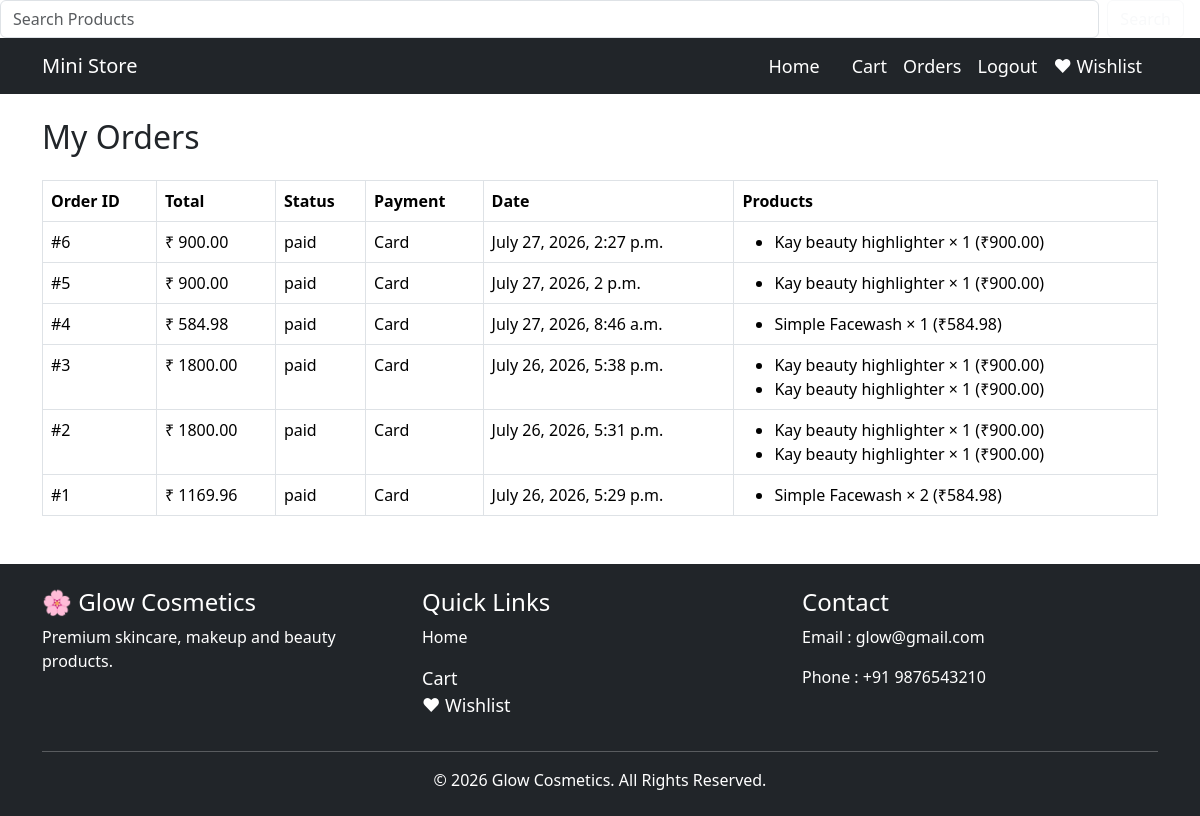
Screenshot of /orders/ (signed in) with the database file from the repository.
### store/models.py (models this page shows, shortened)
class Order(models.Model):
    user = models.ForeignKey(User,on_delete=models.CASCADE,related_name="orders",)
    total_price = models.DecimalField(max_digits=10,decimal_places=2,default=0,)
    status = models.CharField(max_length=50,default="pending",)
    address = models.TextField(default="Not provided",)
    payment_method = models.CharField(max_length=50,default="Card",)
    ordered_at = models.DateTimeField(auto_now_add=True,)

class OrderItem(models.Model):
    order = models.ForeignKey(Order,on_delete=models.CASCADE,related_name="items",)
    product = models.ForeignKey(Product,on_delete=models.CASCADE,)
    quantity = models.PositiveIntegerField(default=1)
    price = models.DecimalField(max_digits=10,decimal_places=2,)

class Product(models.Model):
    name = models.CharField(max_length=100)
    price = models.DecimalField(max_digits=10, decimal_places=2)
    description = models.TextField()
    image = models.ImageField(upload_to='products/')

### store/views.py (the view)
# urls.py: path("orders/", views.order_history, name="order_history"),
@login_required
def order_history(request):
    orders = Order.objects.filter(user=request.user).order_by("-ordered_at")
    return render(request, "order_history.html", {
        "orders": orders
    })

### store/templates/order_history.html
{% extends 'base.html' %}
{% block content %}
<h2 class="mb-4">My Orders</h2>
{% if orders %}
<table class="table table-bordered">
    <thead>
        <tr>
            <th>Order ID</th>
            <th>Total</th>
            <th>Status</th>
            <th>Payment</th>
            <th>Date</th>
            <th>Products</th>
        </tr>
    </thead>
    <tbody>
    {% for order in orders %}
    <tr>
        <td>#{{ order.id }}</td>
        <td>₹ {{ order.total_price }}</td>
        <td>{{ order.status }}</td>
        <td>{{ order.payment_method }}</td>
        <td>{{ order.ordered_at }}</td>
        <td>
            <ul class="mb-0">
            {% for item in order.items.all %}
                <li>
                    {{ item.product.name }}
                    × {{ item.quantity }}
                    (₹{{ item.price }})
                </li>
            {% endfor %}
            </ul>
        </td>
    </tr>
    {% endfor %}
    </tbody>
</table>
{% else %}
<div class="alert alert-info">
    No Orders Yet.
</div>
{% endif %}
{% endblock %}

### rows the page displays
Order: id "6", total_price "900.00", status "paid", payment_method "Card", ordered_at "July 27, 2026, 2:27 p.m."
OrderItem: product.name "Kay beauty highlighter", quantity "1", price "900.00"
Order: id "5", total_price "900.00", status "paid", payment_method "Card", ordered_at "July 27, 2026, 2 p.m."
OrderItem: product.name "Kay beauty highlighter", quantity "1", price "900.00"
Order: id "4", total_price "584.98", status "paid", payment_method "Card", ordered_at "July 27, 2026, 8:46 a.m."
OrderItem: product.name "Simple Facewash", quantity "1", price "584.98"
Order: id "3", total_price "1800.00", status "paid", payment_method "Card", ordered_at "July 26, 2026, 5:38 p.m."
OrderItem: product.name "Kay beauty highlighter", quantity "1", price "900.00"
OrderItem: product.name "Kay beauty highlighter", quantity "1", price "900.00"
Order: id "2", total_price "1800.00", status "paid", payment_method "Card", ordered_at "July 26, 2026, 5:31 p.m."
OrderItem: product.name "Kay beauty highlighter", quantity "1", price "900.00"
OrderItem: product.name "Kay beauty highlighter", quantity "1", price "900.00"
Order: id "1", total_price "1169.96", status "paid", payment_method "Card", ordered_at "July 26, 2026, 5:29 p.m."
OrderItem: product.name "Simple Facewash", quantity "2", price "584.98"
